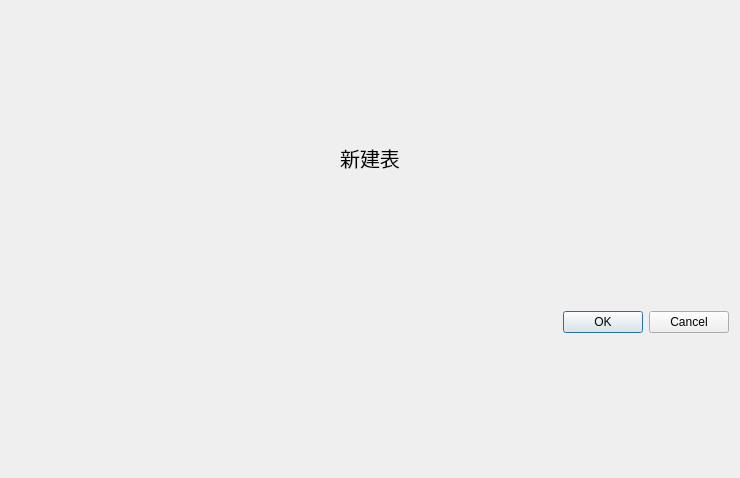
<?xml version="1.0" encoding="UTF-8"?>
<ui version="4.0">
 <class>NewFileDialog</class>
 <widget class="QDialog" name="NewFileDialog">
  <property name="geometry">
   <rect>
    <x>0</x>
    <y>0</y>
    <width>740</width>
    <height>478</height>
   </rect>
  </property>
  <property name="windowTitle">
   <string>Dialog</string>
  </property>
  <layout class="QVBoxLayout" name="verticalLayout">
   <item>
    <widget class="QLabel" name="label">
     <property name="sizePolicy">
      <sizepolicy hsizetype="Preferred" vsizetype="Fixed">
       <horstretch>0</horstretch>
       <verstretch>0</verstretch>
      </sizepolicy>
     </property>
     <property name="font">
      <font>
       <pointsize>15</pointsize>
      </font>
     </property>
     <property name="text">
      <string>新建表</string>
     </property>
     <property name="alignment">
      <set>Qt::AlignCenter</set>
     </property>
    </widget>
   </item>
   <item>
    <layout class="QFormLayout" name="formLayout"/>
   </item>
   <item>
    <widget class="QDialogButtonBox" name="buttonBox">
     <property name="orientation">
      <enum>Qt::Horizontal</enum>
     </property>
     <property name="standardButtons">
      <set>QDialogButtonBox::Cancel|QDialogButtonBox::Ok</set>
     </property>
    </widget>
   </item>
  </layout>
 </widget>
 <resources/>
 <connections>
  <connection>
   <sender>buttonBox</sender>
   <signal>accepted()</signal>
   <receiver>NewFileDialog</receiver>
   <slot>accept()</slot>
   <hints>
    <hint type="sourcelabel">
     <x>248</x>
     <y>254</y>
    </hint>
    <hint type="destinationlabel">
     <x>157</x>
     <y>274</y>
    </hint>
   </hints>
  </connection>
  <connection>
   <sender>buttonBox</sender>
   <signal>rejected()</signal>
   <receiver>NewFileDialog</receiver>
   <slot>reject()</slot>
   <hints>
    <hint type="sourcelabel">
     <x>316</x>
     <y>260</y>
    </hint>
    <hint type="destinationlabel">
     <x>286</x>
     <y>274</y>
    </hint>
   </hints>
  </connection>
 </connections>
</ui>
